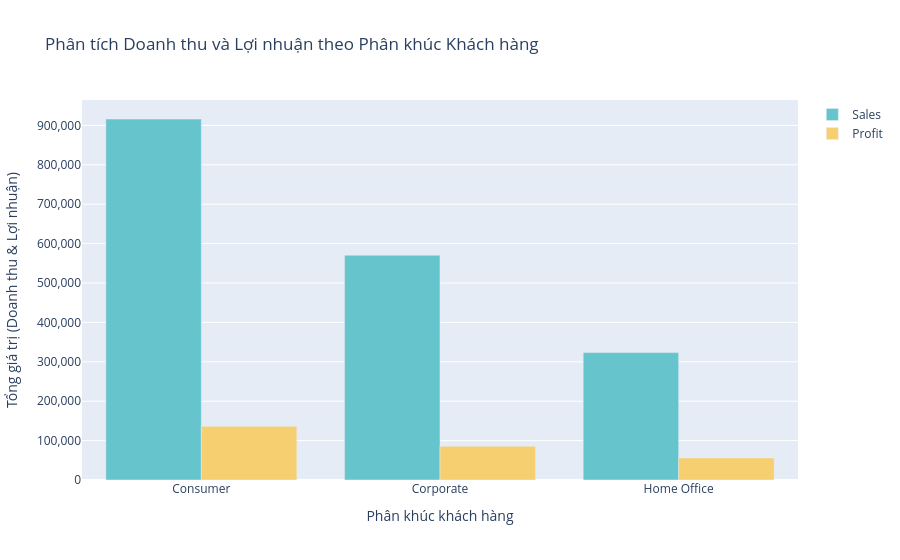

The code cell stored with this chart in its notebook:
### Markdown cell above
**2.3.3. Phân tích theo Phân khúc Khách hàng**

### Code cell
sales_profit_by_segment = df.groupby('Segment').agg({'Sales': 'sum', 'Profit': 'sum'}).reset_index()

import plotly.colors as colors
color_palette = colors.qualitative.Pastel
fig = go.Figure()
fig.add_trace(go.Bar(x=sales_profit_by_segment['Segment'], 
                     y=sales_profit_by_segment['Sales'], 
                     name='Sales',
                     marker_color=color_palette[0]))
fig.add_trace(go.Bar(x=sales_profit_by_segment['Segment'], 
                     y=sales_profit_by_segment['Profit'], 
                     name='Profit',
                     marker_color=color_palette[1]))

fig.update_layout(title='Phân tích Doanh thu và Lợi nhuận theo Phân khúc Khách hàng',
                  xaxis_title='Phân khúc khách hàng', yaxis_title='Tổng giá trị (Doanh thu & Lợi nhuận)', yaxis_tickformat=',d')
fig.show()

### Figure 1 — Plotly figure (JSON) as saved in the notebook; plotly's stock layout.template omitted (floating-point values rounded to 4 significant figures)
{"data": [{"marker": {"color": "rgb(102, 197, 204)"}, "name": "Sales", "type": "bar", "x": ["Consumer", "Corporate", "Home Office"], "y": [916200.0, 570500.0, 323300.0]}, {"marker": {"color": "rgb(246, 207, 113)"}, "name": "Profit", "type": "bar", "x": ["Consumer", "Corporate", "Home Office"], "y": [136100.0, 85840.0, 56020.0]}], "layout": {"title": {"text": "Phân tích Doanh thu và Lợi nhuận theo Phân khúc Khách hàng"}, "xaxis": {"title": {"text": "Phân khúc khách hàng"}}, "yaxis": {"tickformat": ",d", "title": {"text": "Tổng giá trị (Doanh thu & Lợi nhuận)"}}}}
